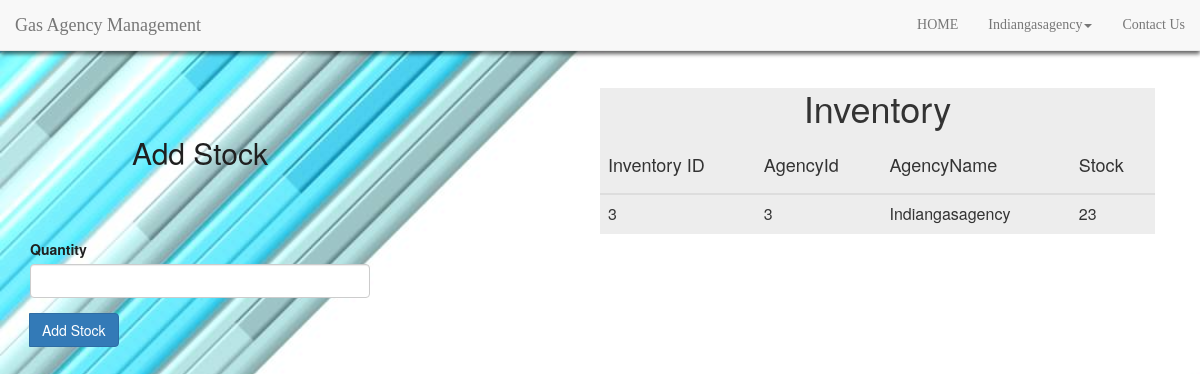
/manageInventory.php (signed in), run on the app's committed database.
### tables this page shows
CREATE TABLE `inventory` (
  `id` int(11) NOT NULL,
  `agencyId` int(11) NOT NULL,
  `stock` double NOT NULL
);

CREATE TABLE `agency` (
  `id` int(11) NOT NULL,
  `name` varchar(15) NOT NULL,
  `email` varchar(15) NOT NULL,
  `password` varchar(10) NOT NULL,
   
  `address` varchar(100) NOT NULL,
  `date` timestamp NOT NULL DEFAULT CURRENT_TIMESTAMP 
);

### manageInventory.php (the view, shortened to what this page needs)
<html>
    <head>
<link href="css/simpleGridTemplate.css" rel="stylesheet" type="text/css">
<link href="css/bootstrap.css" rel="stylesheet" type="text/css">
<link href="css/Animate.css" rel="stylesheet" type="text/css">
<link rel="stylesheet" href="https://use.fontawesome.com/releases/v5.3.1/css/all.css">
<link rel="stylesheet" href="css/bootstrap.min.css">
<link href="css/Animate.css" rel="stylesheet" type="text/css">
<link href="css/animate.min.css" rel="stylesheet" type="text/css">
    </head>
    <body style="background-image: url(images/bg3.jpg); background-size: cover;">
        <?php
        include 'navBar.php';
         ?>
        <div class="container-fluid" style="margin-top:5%; ">
            <div class="row" style="width:100%;">
                <div class="col-md-6">
                    <div class="container-fluid" style="margin-top: 10%;">
        <div class="row justify-content-center">
            <div class="media-container-column col-lg-8" data-form-type="formoid" style=" color:#1f1f1f;">
            <h2>Add Stock</h2>
            <form class="mbr-form" action="manageInventory.php" method="post" >
                <div class="form-group" >
                            <label class="form-control-label mbr-fonts-style display-7" for="message-form1-4t">Quantity</label>
                            <input type="text" class="form-control" name="quantity"  >
                        </div>
                        <span class="input-group-btn">
                            <button href="" type="submit" class="btn btn-primary btn-form display-4">Add Stock</button>
                        </span>
                    </form>
            </div>
        </div>
    </div>
                </div>
                <div class="col-md-6">
                    <div class="" style="margin-top:5%; width: 100%; background-color: rgba(225,225,225,0.6);">
        <h1> Inventory</h1>
<table class="table " >
	<thead>
		<tr>
			<th><h4>Inventory ID</h4></th>
			<th><h4>AgencyId</h4></th>
                        <th><h4>AgencyName</h4></th>
			<th><h4>Stock</h4></th>
		</tr>
	</thead>
	<tbody>
               <?php
                        include 'connect.php';
               $bid = $_SESSION["aid"];
                             $sql="select * from inventory where agencyId = '$bid'";
                                 $appresult = $conn->query($sql);
                        if ($appresult->num_rows > 0) {
                             while($row = $appresult->fetch_assoc())
                                 {
                                 $id = $row['id'];
                                $agency=$row['agencyId'];
                                $stock=$row['stock'];
                               $sql="select name from agency where id = '$agency'";
                                 $appresult = $conn->query($sql);
                        if ($appresult->num_rows > 0) {
                             while($row = $appresult->fetch_assoc())
                                 {
                                $aname=$row['name'];
                        }}
                                ?>
                                <tr>
                                    <td><?php echo $id;?></td>
                                    <td><?php echo $agency;?></td>
                                    <td><?php echo $aname;?></td>
                                    <td><?php echo $stock;?></td>
                                </tr>
                                <?php
                                 }}
                              ?>
	</tbody>
</table>
        </div>
                </div>
            </div>
        </div>
    </body>
</html>

### css/simpleGridTemplate.css (style rules this page uses)
* { margin: 0px; padding: 0px; box-sizing: border-box; }
body, html { height: 100%; font-family: Oswald-Regular, sans-serif; }
h1,h2,h3,h4,h5,h6 { margin: 0px; }
input { outline: none; border: none; }
button { outline: none !important; border: none; background: transparent; }
h1 { font-size:3em; font-weight: 300; line-height:1em; text-align: center; color: #4DC3FA; }
h2 { font-size:1em; font-weight: 300; text-align: center; display: block; line-height:1em; padding-bottom: 2em; color: #FB667A; }

### data on the page
inventory: id "3", agencyId "3", agencyId.name "Indiangasagency", stock "23"

### other printed values
$myusername "Indiangasagency"
